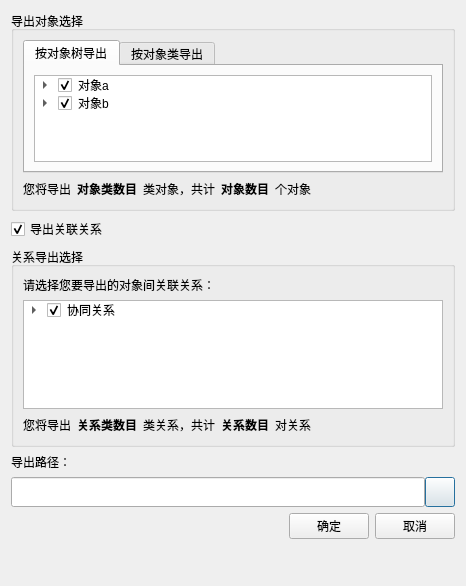
<?xml version="1.0" encoding="UTF-8"?>
<ui version="4.0">
 <class>ObjectExportDialog</class>
 <widget class="QDialog" name="ObjectExportDialog">
  <property name="geometry">
   <rect>
    <x>0</x>
    <y>0</y>
    <width>466</width>
    <height>586</height>
   </rect>
  </property>
  <property name="windowTitle">
   <string>导出对象</string>
  </property>
  <property name="windowIcon">
   <iconset resource="../ModelingTool.qrc">
    <normaloff>:/ModelingTool/Images/exportObject.png</normaloff>:/ModelingTool/Images/exportObject.png</iconset>
  </property>
  <layout class="QGridLayout" name="gridLayout_4">
   <item row="0" column="0">
    <layout class="QVBoxLayout" name="verticalLayout_3">
     <item>
      <widget class="QGroupBox" name="m_groupBox_objects">
       <property name="minimumSize">
        <size>
         <width>400</width>
         <height>0</height>
        </size>
       </property>
       <property name="maximumSize">
        <size>
         <width>16777215</width>
         <height>200</height>
        </size>
       </property>
       <property name="title">
        <string>导出对象选择</string>
       </property>
       <layout class="QGridLayout" name="gridLayout_3">
        <item row="0" column="0">
         <layout class="QVBoxLayout" name="verticalLayout_2">
          <item>
           <widget class="QTabWidget" name="tabWidget">
            <property name="minimumSize">
             <size>
              <width>300</width>
              <height>0</height>
             </size>
            </property>
            <property name="currentIndex">
             <number>0</number>
            </property>
            <widget class="QWidget" name="tab_objectView">
             <attribute name="title">
              <string>按对象树导出</string>
             </attribute>
             <layout class="QGridLayout" name="gridLayout_2">
              <item row="0" column="0">
               <widget class="QTreeWidget" name="treeWidget_objects">
                <property name="minimumSize">
                 <size>
                  <width>100</width>
                  <height>0</height>
                 </size>
                </property>
                <property name="maximumSize">
                 <size>
                  <width>16777215</width>
                  <height>16777215</height>
                 </size>
                </property>
                <attribute name="headerVisible">
                 <bool>false</bool>
                </attribute>
                <column>
                 <property name="text">
                  <string notr="true">1</string>
                 </property>
                </column>
                <item>
                 <property name="text">
                  <string>对象a</string>
                 </property>
                 <property name="checkState">
                  <enum>Checked</enum>
                 </property>
                 <property name="icon">
                  <iconset resource="../ModelingTool.qrc">
                   <normaloff>:/ModelingTool/Images/object.png</normaloff>:/ModelingTool/Images/object.png</iconset>
                 </property>
                 <item>
                  <property name="text">
                   <string>子对象1</string>
                  </property>
                  <property name="checkState">
                   <enum>Checked</enum>
                  </property>
                  <property name="icon">
                   <iconset resource="../ModelingTool.qrc">
                    <normaloff>:/ModelingTool/Images/object.png</normaloff>:/ModelingTool/Images/object.png</iconset>
                  </property>
                 </item>
                 <item>
                  <property name="text">
                   <string>子对象2</string>
                  </property>
                  <property name="checkState">
                   <enum>Checked</enum>
                  </property>
                  <property name="icon">
                   <iconset resource="../ModelingTool.qrc">
                    <normaloff>:/ModelingTool/Images/object.png</normaloff>:/ModelingTool/Images/object.png</iconset>
                  </property>
                 </item>
                </item>
                <item>
                 <property name="text">
                  <string>对象b</string>
                 </property>
                 <property name="checkState">
                  <enum>Checked</enum>
                 </property>
                 <property name="icon">
                  <iconset resource="../ModelingTool.qrc">
                   <normaloff>:/ModelingTool/Images/object.png</normaloff>:/ModelingTool/Images/object.png</iconset>
                 </property>
                 <item>
                  <property name="text">
                   <string>子对象1</string>
                  </property>
                  <property name="checkState">
                   <enum>Checked</enum>
                  </property>
                  <property name="icon">
                   <iconset resource="../ModelingTool.qrc">
                    <normaloff>:/ModelingTool/Images/object.png</normaloff>:/ModelingTool/Images/object.png</iconset>
                  </property>
                 </item>
                 <item>
                  <property name="text">
                   <string>子对象2</string>
                  </property>
                  <property name="checkState">
                   <enum>Checked</enum>
                  </property>
                  <property name="icon">
                   <iconset resource="../ModelingTool.qrc">
                    <normaloff>:/ModelingTool/Images/object.png</normaloff>:/ModelingTool/Images/object.png</iconset>
                  </property>
                 </item>
                </item>
               </widget>
              </item>
             </layout>
            </widget>
            <widget class="QWidget" name="tab_objectClassView">
             <attribute name="title">
              <string>按对象类导出</string>
             </attribute>
             <layout class="QGridLayout" name="gridLayout_5">
              <item row="0" column="0">
               <widget class="QTreeWidget" name="treeWidget_objectclass">
                <property name="minimumSize">
                 <size>
                  <width>0</width>
                  <height>0</height>
                 </size>
                </property>
                <property name="maximumSize">
                 <size>
                  <width>16777215</width>
                  <height>16777215</height>
                 </size>
                </property>
                <attribute name="headerVisible">
                 <bool>false</bool>
                </attribute>
                <column>
                 <property name="text">
                  <string notr="true">1</string>
                 </property>
                </column>
                <item>
                 <property name="text">
                  <string>类A</string>
                 </property>
                 <property name="checkState">
                  <enum>Checked</enum>
                 </property>
                 <property name="icon">
                  <iconset resource="../ModelingTool.qrc">
                   <normaloff>:/ModelingTool/Images/class.png</normaloff>:/ModelingTool/Images/class.png</iconset>
                 </property>
                 <item>
                  <property name="text">
                   <string>对象1</string>
                  </property>
                  <property name="checkState">
                   <enum>Checked</enum>
                  </property>
                  <property name="icon">
                   <iconset resource="../ModelingTool.qrc">
                    <normaloff>:/ModelingTool/Images/object.png</normaloff>:/ModelingTool/Images/object.png</iconset>
                  </property>
                 </item>
                 <item>
                  <property name="text">
                   <string>对象2</string>
                  </property>
                  <property name="checkState">
                   <enum>Checked</enum>
                  </property>
                  <property name="icon">
                   <iconset resource="../ModelingTool.qrc">
                    <normaloff>:/ModelingTool/Images/object.png</normaloff>:/ModelingTool/Images/object.png</iconset>
                  </property>
                 </item>
                </item>
                <item>
                 <property name="text">
                  <string>类B</string>
                 </property>
                 <property name="checkState">
                  <enum>Checked</enum>
                 </property>
                 <property name="icon">
                  <iconset resource="../ModelingTool.qrc">
                   <normaloff>:/ModelingTool/Images/class.png</normaloff>:/ModelingTool/Images/class.png</iconset>
                 </property>
                 <item>
                  <property name="text">
                   <string>对象3</string>
                  </property>
                  <property name="checkState">
                   <enum>Checked</enum>
                  </property>
                  <property name="icon">
                   <iconset resource="../ModelingTool.qrc">
                    <normaloff>:/ModelingTool/Images/object.png</normaloff>:/ModelingTool/Images/object.png</iconset>
                  </property>
                 </item>
                 <item>
                  <property name="text">
                   <string>对象4</string>
                  </property>
                  <property name="checkState">
                   <enum>Checked</enum>
                  </property>
                  <property name="icon">
                   <iconset resource="../ModelingTool.qrc">
                    <normaloff>:/ModelingTool/Images/object.png</normaloff>:/ModelingTool/Images/object.png</iconset>
                  </property>
                 </item>
                </item>
               </widget>
              </item>
             </layout>
            </widget>
           </widget>
          </item>
          <item>
           <layout class="QHBoxLayout" name="horizontalLayout">
            <item>
             <widget class="QLabel" name="label_2">
              <property name="text">
               <string>您将导出</string>
              </property>
             </widget>
            </item>
            <item>
             <widget class="QLabel" name="m_label_classCount">
              <property name="font">
               <font>
                <weight>75</weight>
                <bold>true</bold>
               </font>
              </property>
              <property name="text">
               <string>对象类数目</string>
              </property>
             </widget>
            </item>
            <item>
             <widget class="QLabel" name="label_3">
              <property name="text">
               <string>类对象，共计</string>
              </property>
             </widget>
            </item>
            <item>
             <widget class="QLabel" name="m_label_objectCount">
              <property name="font">
               <font>
                <weight>75</weight>
                <bold>true</bold>
               </font>
              </property>
              <property name="text">
               <string>对象数目</string>
              </property>
             </widget>
            </item>
            <item>
             <widget class="QLabel" name="label_4">
              <property name="text">
               <string>个对象</string>
              </property>
             </widget>
            </item>
            <item>
             <spacer name="horizontalSpacer">
              <property name="orientation">
               <enum>Qt::Horizontal</enum>
              </property>
              <property name="sizeHint" stdset="0">
               <size>
                <width>40</width>
                <height>20</height>
               </size>
              </property>
             </spacer>
            </item>
           </layout>
          </item>
         </layout>
        </item>
       </layout>
      </widget>
     </item>
     <item>
      <layout class="QHBoxLayout" name="horizontalLayout_3">
       <item>
        <widget class="QCheckBox" name="checkBox">
         <property name="text">
          <string>导出关联关系</string>
         </property>
         <property name="checked">
          <bool>true</bool>
         </property>
        </widget>
       </item>
       <item>
        <spacer name="horizontalSpacer_2">
         <property name="orientation">
          <enum>Qt::Horizontal</enum>
         </property>
         <property name="sizeHint" stdset="0">
          <size>
           <width>308</width>
           <height>20</height>
          </size>
         </property>
        </spacer>
       </item>
      </layout>
     </item>
     <item>
      <widget class="QGroupBox" name="m_groupBox_relations">
       <property name="enabled">
        <bool>true</bool>
       </property>
       <property name="minimumSize">
        <size>
         <width>400</width>
         <height>0</height>
        </size>
       </property>
       <property name="maximumSize">
        <size>
         <width>16777215</width>
         <height>200</height>
        </size>
       </property>
       <property name="title">
        <string>关系导出选择</string>
       </property>
       <property name="checkable">
        <bool>false</bool>
       </property>
       <layout class="QGridLayout" name="gridLayout">
        <item row="0" column="0">
         <layout class="QVBoxLayout" name="verticalLayout">
          <item>
           <layout class="QHBoxLayout" name="horizontalLayout_4">
            <item>
             <widget class="QLabel" name="label_5">
              <property name="acceptDrops">
               <bool>false</bool>
              </property>
              <property name="text">
               <string>请选择您要导出的对象间关联关系：</string>
              </property>
             </widget>
            </item>
            <item>
             <spacer name="horizontalSpacer_5">
              <property name="orientation">
               <enum>Qt::Horizontal</enum>
              </property>
              <property name="sizeHint" stdset="0">
               <size>
                <width>83</width>
                <height>17</height>
               </size>
              </property>
             </spacer>
            </item>
           </layout>
          </item>
          <item>
           <widget class="QTreeWidget" name="m_treeWidget_relations">
            <attribute name="headerVisible">
             <bool>false</bool>
            </attribute>
            <column>
             <property name="text">
              <string notr="true">1</string>
             </property>
            </column>
            <item>
             <property name="text">
              <string>协同关系</string>
             </property>
             <property name="checkState">
              <enum>Checked</enum>
             </property>
             <property name="icon">
              <iconset resource="../ModelingTool.qrc">
               <normaloff>:/ModelingTool/Images/network.png</normaloff>:/ModelingTool/Images/network.png</iconset>
             </property>
             <item>
              <property name="text">
               <string>直95001-直95003</string>
              </property>
              <property name="icon">
               <iconset resource="../ModelingTool.qrc">
                <normaloff>:/ModelingTool/Images/relation.png</normaloff>:/ModelingTool/Images/relation.png</iconset>
              </property>
              <item>
               <property name="text">
                <string>起始对象：直95001</string>
               </property>
               <property name="icon">
                <iconset resource="../ModelingTool.qrc">
                 <normaloff>:/ModelingTool/Images/object.png</normaloff>:/ModelingTool/Images/object.png</iconset>
               </property>
              </item>
              <item>
               <property name="text">
                <string>终止对象：直95003</string>
               </property>
               <property name="icon">
                <iconset resource="../ModelingTool.qrc">
                 <normaloff>:/ModelingTool/Images/object.png</normaloff>:/ModelingTool/Images/object.png</iconset>
               </property>
              </item>
             </item>
             <item>
              <property name="text">
               <string>直95004-直95003</string>
              </property>
              <property name="icon">
               <iconset resource="../ModelingTool.qrc">
                <normaloff>:/ModelingTool/Images/relation.png</normaloff>:/ModelingTool/Images/relation.png</iconset>
              </property>
              <item>
               <property name="text">
                <string>起始对象：直95004</string>
               </property>
               <property name="icon">
                <iconset resource="../ModelingTool.qrc">
                 <normaloff>:/ModelingTool/Images/object.png</normaloff>:/ModelingTool/Images/object.png</iconset>
               </property>
              </item>
              <item>
               <property name="text">
                <string>终止对象：直95003</string>
               </property>
               <property name="icon">
                <iconset resource="../ModelingTool.qrc">
                 <normaloff>:/ModelingTool/Images/object.png</normaloff>:/ModelingTool/Images/object.png</iconset>
               </property>
              </item>
             </item>
            </item>
           </widget>
          </item>
          <item>
           <layout class="QHBoxLayout" name="horizontalLayout_2">
            <item>
             <widget class="QLabel" name="label_6">
              <property name="text">
               <string>您将导出</string>
              </property>
             </widget>
            </item>
            <item>
             <widget class="QLabel" name="m_label_relationClassCount">
              <property name="font">
               <font>
                <weight>75</weight>
                <bold>true</bold>
               </font>
              </property>
              <property name="text">
               <string>关系类数目</string>
              </property>
             </widget>
            </item>
            <item>
             <widget class="QLabel" name="label_7">
              <property name="text">
               <string>类关系，共计</string>
              </property>
             </widget>
            </item>
            <item>
             <widget class="QLabel" name="m_label_relationCount">
              <property name="font">
               <font>
                <weight>75</weight>
                <bold>true</bold>
               </font>
              </property>
              <property name="text">
               <string>关系数目</string>
              </property>
             </widget>
            </item>
            <item>
             <widget class="QLabel" name="label_8">
              <property name="text">
               <string>对关系</string>
              </property>
             </widget>
            </item>
            <item>
             <spacer name="horizontalSpacer_3">
              <property name="orientation">
               <enum>Qt::Horizontal</enum>
              </property>
              <property name="sizeHint" stdset="0">
               <size>
                <width>40</width>
                <height>20</height>
               </size>
              </property>
             </spacer>
            </item>
           </layout>
          </item>
         </layout>
        </item>
       </layout>
      </widget>
     </item>
     <item>
      <layout class="QHBoxLayout" name="horizontalLayout_6">
       <item>
        <widget class="QLabel" name="label_9">
         <property name="text">
          <string>导出路径：</string>
         </property>
        </widget>
       </item>
       <item>
        <spacer name="horizontalSpacer_6">
         <property name="orientation">
          <enum>Qt::Horizontal</enum>
         </property>
         <property name="sizeHint" stdset="0">
          <size>
           <width>175</width>
           <height>14</height>
          </size>
         </property>
        </spacer>
       </item>
      </layout>
     </item>
     <item>
      <layout class="QHBoxLayout" name="horizontalLayout_7">
       <property name="spacing">
        <number>0</number>
       </property>
       <item>
        <widget class="QLineEdit" name="lineEdit">
         <property name="minimumSize">
          <size>
           <width>0</width>
           <height>30</height>
          </size>
         </property>
         <property name="maximumSize">
          <size>
           <width>16777215</width>
           <height>30</height>
          </size>
         </property>
        </widget>
       </item>
       <item>
        <widget class="QPushButton" name="m_btn_file">
         <property name="minimumSize">
          <size>
           <width>30</width>
           <height>30</height>
          </size>
         </property>
         <property name="maximumSize">
          <size>
           <width>30</width>
           <height>30</height>
          </size>
         </property>
         <property name="text">
          <string/>
         </property>
         <property name="icon">
          <iconset resource="../ModelingTool.qrc">
           <normaloff>:/ModelingTool/Images/search.png</normaloff>:/ModelingTool/Images/search.png</iconset>
         </property>
         <property name="iconSize">
          <size>
           <width>24</width>
           <height>24</height>
          </size>
         </property>
        </widget>
       </item>
      </layout>
     </item>
     <item>
      <layout class="QHBoxLayout" name="horizontalLayout_8">
       <item>
        <spacer name="horizontalSpacer_7">
         <property name="orientation">
          <enum>Qt::Horizontal</enum>
         </property>
         <property name="sizeHint" stdset="0">
          <size>
           <width>40</width>
           <height>20</height>
          </size>
         </property>
        </spacer>
       </item>
       <item>
        <widget class="QPushButton" name="m_btn_ok">
         <property name="text">
          <string>确定</string>
         </property>
        </widget>
       </item>
       <item>
        <widget class="QPushButton" name="m_btn_cancel">
         <property name="text">
          <string>取消</string>
         </property>
        </widget>
       </item>
      </layout>
     </item>
     <item>
      <spacer name="verticalSpacer">
       <property name="orientation">
        <enum>Qt::Vertical</enum>
       </property>
       <property name="sizeHint" stdset="0">
        <size>
         <width>20</width>
         <height>13</height>
        </size>
       </property>
      </spacer>
     </item>
    </layout>
   </item>
  </layout>
 </widget>
 <resources>
  <include location="../ModelingTool.qrc"/>
 </resources>
 <connections/>
</ui>
